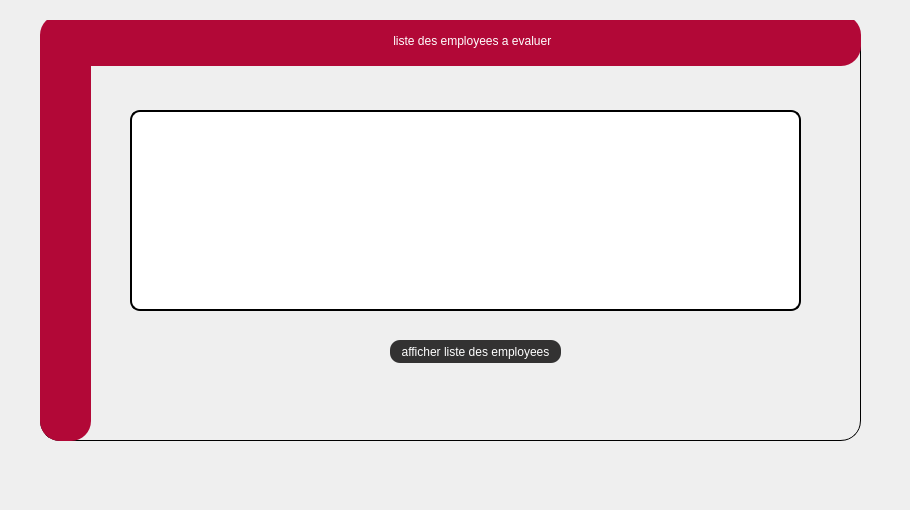
       <widget class="QWidget" name="tab_3">
        <attribute name="title">
         <string>liste des employees</string>
        </attribute>
        <widget class="QLabel" name="back_rep_19">
         <property name="geometry">
          <rect>
           <x>0</x>
           <y>0</y>
           <width>901</width>
           <height>501</height>
          </rect>
         </property>
         <property name="styleSheet">
          <string notr="true">background-image: url(:/img/img/AA.jpg);</string>
         </property>
         <property name="text">
          <string/>
         </property>
        </widget>
        <widget class="QGroupBox" name="groupBox_44">
         <property name="geometry">
          <rect>
           <x>40</x>
           <y>20</y>
           <width>821</width>
           <height>421</height>
          </rect>
         </property>
         <property name="styleSheet">
          <string notr="true">
QGroupBox  {
    border: 1px solid;
    
  
    border-radius: 20px;
}</string>
         </property>
         <property name="title">
          <string/>
         </property>
         <widget class="QLabel" name="label_redEq_29">
          <property name="geometry">
           <rect>
            <x>0</x>
            <y>-5</y>
            <width>821</width>
            <height>51</height>
           </rect>
          </property>
          <property name="styleSheet">
           <string notr="true">color:white;

background:#b20837;
border-radius:20px;</string>
          </property>
          <property name="text">
           <string/>
          </property>
         </widget>
         <widget class="QLabel" name="label_RedEq2_29">
          <property name="geometry">
           <rect>
            <x>0</x>
            <y>0</y>
            <width>51</width>
            <height>421</height>
           </rect>
          </property>
          <property name="styleSheet">
           <string notr="true">color:white;

background:#b20837;
border-radius:20px;</string>
          </property>
          <property name="text">
           <string/>
          </property>
         </widget>
         <widget class="QLabel" name="label_AjEq_29">
          <property name="geometry">
           <rect>
            <x>350</x>
            <y>10</y>
            <width>211</width>
            <height>21</height>
           </rect>
          </property>
          <property name="styleSheet">
           <string notr="true">color:white;
font: 75 10pt &quot;Source Code Pro&quot;;
	font: 87 10pt &quot;Nexa Rust Sans Black 01&quot;;
background:#b20837;
border-radius:10px;</string>
          </property>
          <property name="text">
           <string> liste des employees a evaluer</string>
          </property>
         </widget>
         <widget class="QTableView" name="affichemploye">
          <property name="geometry">
           <rect>
            <x>90</x>
            <y>90</y>
            <width>671</width>
            <height>201</height>
           </rect>
          </property>
          <property name="styleSheet">
           <string notr="true">border: 2px solid black;
border-radius: 10px;
padding: 0 8px;
background: white;
selection-background-color: gray;</string>
          </property>
         </widget>
         <widget class="QPushButton" name="empeval">
          <property name="geometry">
           <rect>
            <x>350</x>
            <y>320</y>
            <width>171</width>
            <height>23</height>
           </rect>
          </property>
          <property name="styleSheet">
           <string notr="true">QPushButton{
    color:white;
	font: 75 10pt &quot;Source Code Pro&quot;;
	font: 87 7pt &quot;Nexa Rust Sans Black 01&quot;;
    background-color: rgb(51, 50, 50);
background:  rgb(51, 50, 50);
border-radius:10px;
}
QPushButton:hover
{
color:white;

background:#b20837;
border-radius:10px;
}
</string>
          </property>
          <property name="text">
           <string>afficher liste des employees</string>
          </property>
         </widget>
        </widget>
       </widget>
